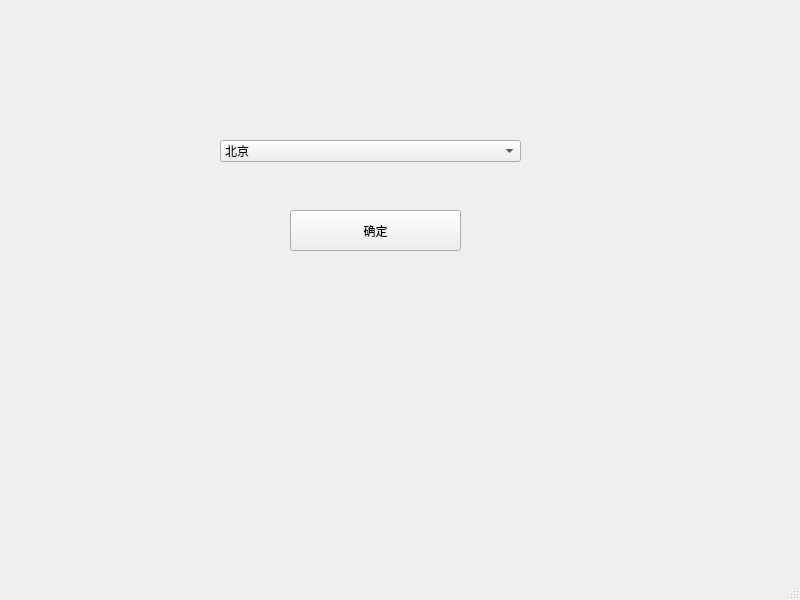
<?xml version="1.0" encoding="UTF-8"?>
<ui version="4.0">
 <class>MainWindow</class>
 <widget class="QMainWindow" name="MainWindow">
  <property name="geometry">
   <rect>
    <x>0</x>
    <y>0</y>
    <width>800</width>
    <height>600</height>
   </rect>
  </property>
  <property name="windowTitle">
   <string>MainWindow</string>
  </property>
  <widget class="QWidget" name="centralwidget">
   <widget class="QComboBox" name="chengshi">
    <property name="geometry">
     <rect>
      <x>220</x>
      <y>140</y>
      <width>301</width>
      <height>22</height>
     </rect>
    </property>
    <item>
     <property name="text">
      <string>北京</string>
     </property>
    </item>
    <item>
     <property name="text">
      <string>天津</string>
     </property>
    </item>
    <item>
     <property name="text">
      <string>石家庄</string>
     </property>
    </item>
    <item>
     <property name="text">
      <string>太原</string>
     </property>
    </item>
    <item>
     <property name="text">
      <string>呼和浩特</string>
     </property>
    </item>
    <item>
     <property name="text">
      <string>沈阳</string>
     </property>
    </item>
    <item>
     <property name="text">
      <string>长春</string>
     </property>
    </item>
    <item>
     <property name="text">
      <string>哈尔滨</string>
     </property>
    </item>
    <item>
     <property name="text">
      <string>上海</string>
     </property>
    </item>
    <item>
     <property name="text">
      <string>南京</string>
     </property>
    </item>
    <item>
     <property name="text">
      <string>杭州</string>
     </property>
    </item>
    <item>
     <property name="text">
      <string>合肥</string>
     </property>
    </item>
    <item>
     <property name="text">
      <string>福州</string>
     </property>
    </item>
    <item>
     <property name="text">
      <string>南昌</string>
     </property>
    </item>
    <item>
     <property name="text">
      <string>济南</string>
     </property>
    </item>
    <item>
     <property name="text">
      <string>郑州</string>
     </property>
    </item>
    <item>
     <property name="text">
      <string>武汉</string>
     </property>
    </item>
    <item>
     <property name="text">
      <string>长沙</string>
     </property>
    </item>
    <item>
     <property name="text">
      <string>广州</string>
     </property>
    </item>
    <item>
     <property name="text">
      <string>南宁</string>
     </property>
    </item>
    <item>
     <property name="text">
      <string>成都</string>
     </property>
    </item>
    <item>
     <property name="text">
      <string>贵阳</string>
     </property>
    </item>
    <item>
     <property name="text">
      <string>昆明</string>
     </property>
    </item>
    <item>
     <property name="text">
      <string>拉萨</string>
     </property>
    </item>
    <item>
     <property name="text">
      <string>西安</string>
     </property>
    </item>
    <item>
     <property name="text">
      <string>兰州</string>
     </property>
    </item>
    <item>
     <property name="text">
      <string>西宁</string>
     </property>
    </item>
    <item>
     <property name="text">
      <string>银川</string>
     </property>
    </item>
    <item>
     <property name="text">
      <string>乌鲁木齐</string>
     </property>
    </item>
    <item>
     <property name="text">
      <string>台北</string>
     </property>
    </item>
    <item>
     <property name="text">
      <string>大连</string>
     </property>
    </item>
    <item>
     <property name="text">
      <string>海口</string>
     </property>
    </item>
    <item>
     <property name="text">
      <string>重庆</string>
     </property>
    </item>
   </widget>
   <widget class="QPushButton" name="queding_cheng">
    <property name="geometry">
     <rect>
      <x>290</x>
      <y>210</y>
      <width>171</width>
      <height>41</height>
     </rect>
    </property>
    <property name="text">
     <string>确定</string>
    </property>
   </widget>
  </widget>
  <widget class="QMenuBar" name="menubar">
   <property name="geometry">
    <rect>
     <x>0</x>
     <y>0</y>
     <width>800</width>
     <height>22</height>
    </rect>
   </property>
  </widget>
  <widget class="QStatusBar" name="statusbar"/>
 </widget>
 <resources/>
 <connections/>
</ui>
